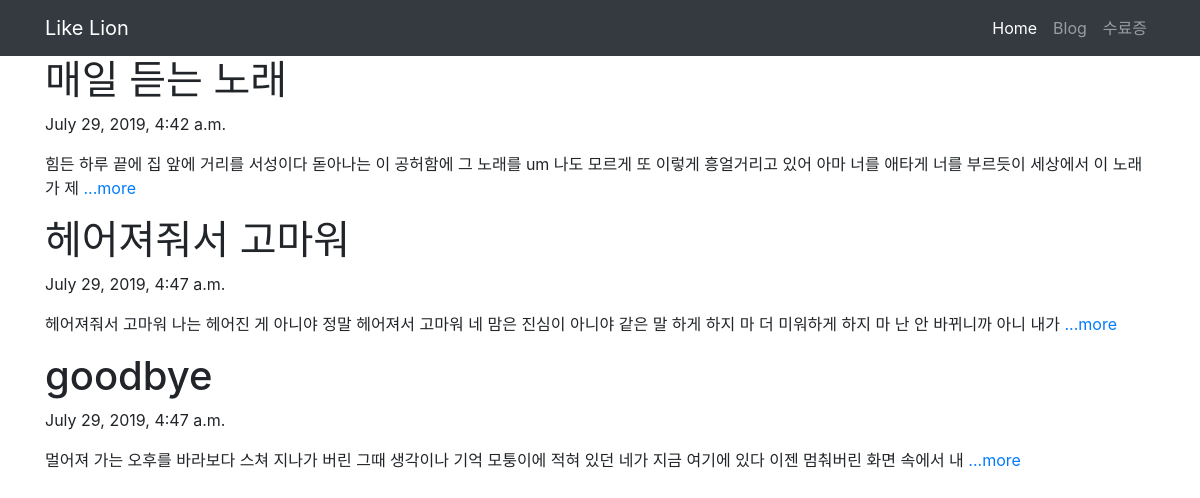
The page / on the database its author committed.
### blog/models.py (models this page shows, shortened)
class Blog(models.Model):
    title = models.CharField(max_length=50)
    pub_date = models.DateTimeField('date published')
    body = models.TextField()
    def summary(self):
        return self.body[:100]

### blog/views.py (the view)
# urls.py: path('', blog.views.home, name='home'),
def home(request):
    blogs = Blog.objects
    return render(request, 'blog/home.html', {'blogs' : blogs})

### blog/templates/blog/home.html (shortened to what this page needs)
<!DOCTYPE html>
<html>
    <head>
        <link rel="stylesheet" href="https://stackpath.bootstrapcdn.com/bootstrap/4.3.1/css/bootstrap.min.css">
    </head>
    <body>
        <nav class="navbar navbar-expand-lg navbar-dark bg-dark">
            <div class="container">
                <a class="navbar-brand" href="#">Like Lion</a>
                <div class="collapse navbar-collapse" id="navbarNavAltMarkup">
                  <div class="navbar-nav ml-auto">
                    <a class="nav-item nav-link active" href="#">Home</a>
                  <a class="nav-item nav-link" href="#">Blog</a>
                  <a class="nav-item nav-link" href="#">수료증</a>
                      </div>
              </div>
              </div>
          </nav>
       {% for blog in blogs.all %}
       <div class="container">
           <h1>{{blog.title}}</h1>
           <p>{{blog.pub_date}}</p>
           <p>{{blog.summary}} <a href="{% url 'detail' blog.id %}">...more</a> </p>
       </div>
       {% endfor %}
    </body>
</html>

### rows shown on the page
Blog: title "매일 듣는 노래", pub_date "July 29, 2019, 4:42 a.m.", summary "힘든 하루 끝에 집 앞에 거리를 서성이다 돋아나는 이 공허함에 그 노래를 um 나도 모르게 또 이렇게 흥얼거리고 있어 아마 너를 애타게 너를 부르듯이 세상에서 이 노래가 제"
Blog: title "헤어져줘서 고마워", pub_date "July 29, 2019, 4:47 a.m.", summary "헤어져줘서 고마워 나는 헤어진 게 아니야 정말 헤어져서 고마워 네 맘은 진심이 아니야 같은 말 하게 하지 마 더 미워하게 하지 마 난 안 바뀌니까 아니 내가"
Blog: title "goodbye", pub_date "July 29, 2019, 4:47 a.m.", summary "멀어져 가는 오후를 바라보다 스쳐 지나가 버린 그때 생각이나 기억 모퉁이에 적혀 있던 네가 지금 여기에 있다 이젠 멈춰버린 화면 속에서 내"
